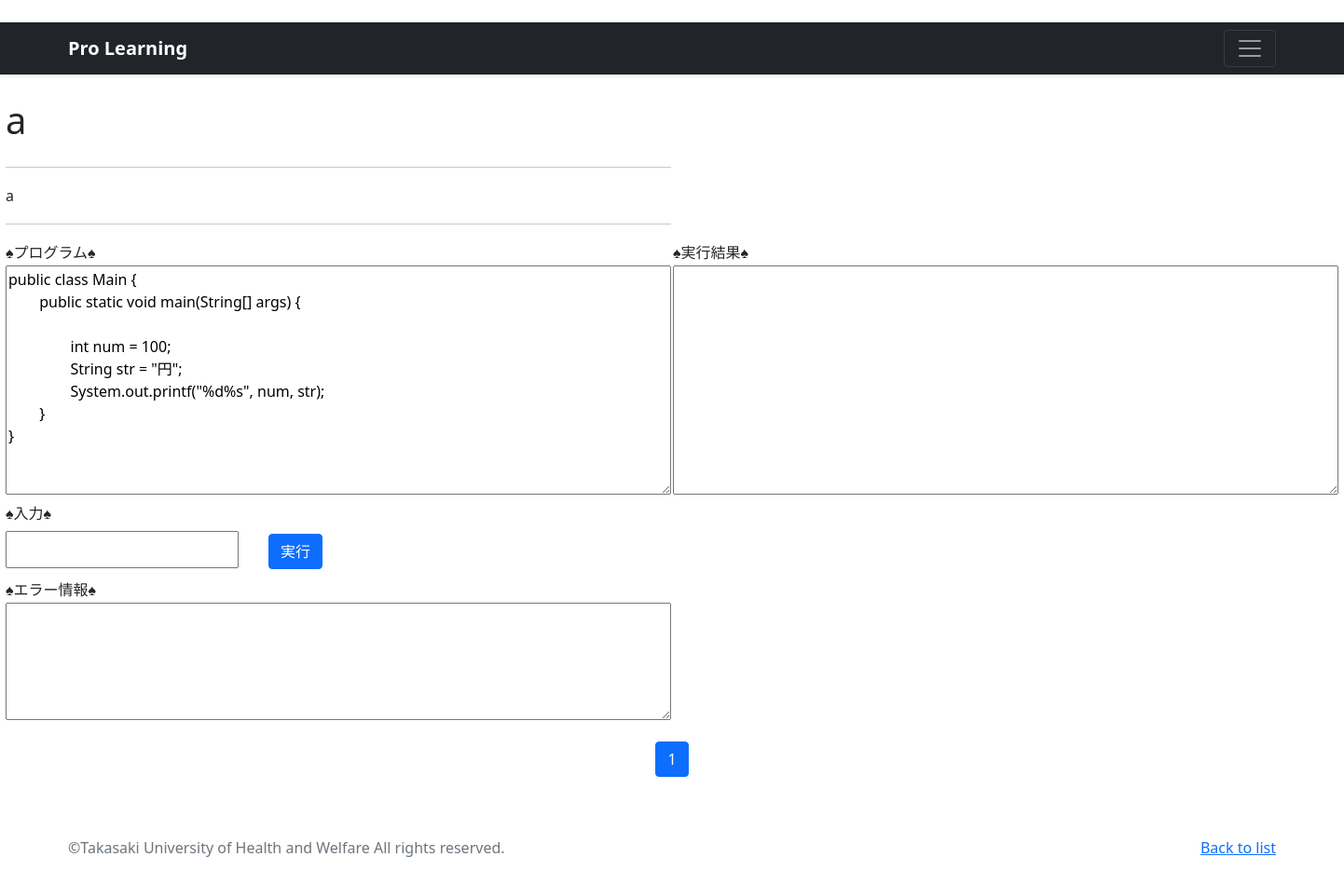
/java-program/1/ (signed in), run on an earlier commit of the app's database.
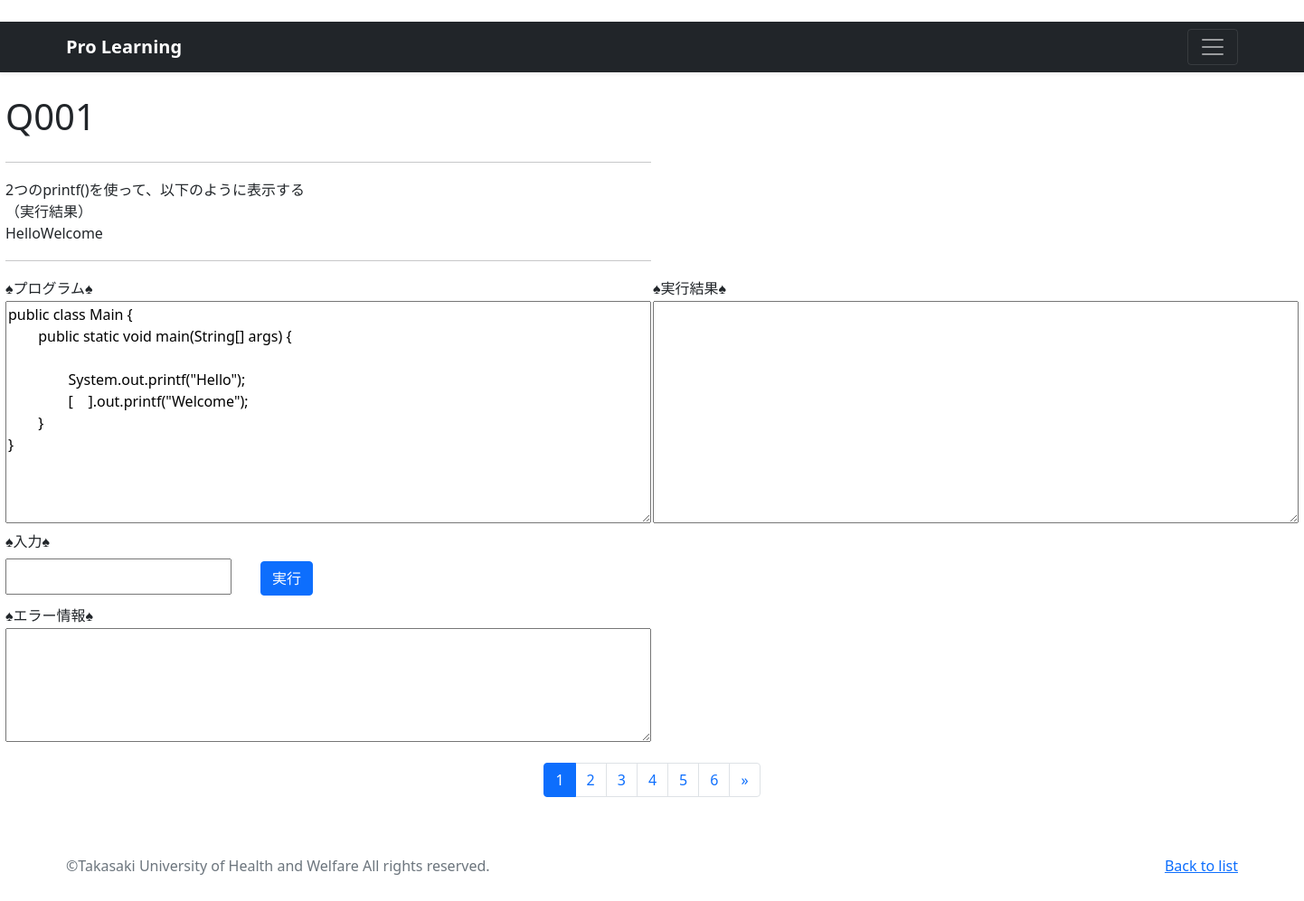
And on a later commit of the database.
### program/models.py (models this page shows, shortened)
class Java_Program(models.Model):
    title = models.CharField(
        verbose_name='タイトル', # フィールドのタイトル
        max_length=5        # 最大文字数は5
        )
    subtit = models.CharField(
        verbose_name='サブタイトル', # フィールドのタイトル
        max_length=30        # 最大文字数は30
        )
    content = models.TextField(
        verbose_name='問題文'   # フィールドのタイトル
        )
    code = models.TextField(
        verbose_name='プログラム' # フィールドのタイトル
        )

### program/views.py (the view)
def Java_detail(request, pk):
    records = Java_Program.objects.order_by('title')
    paginator = Paginator(records, 1)
    page_number  = request.GET.get('page', pk)
    pages = paginator.page(page_number)
    return render(
        request, 'Java_pro.html', {'orderby_records': pages})

### program/templates/Java_pro.html (shortened to what this page needs)
{% load static %}
<!doctype html>
<html lang="ja">
  <head>
    <link href="https://cdn.jsdelivr.net/npm/bootstrap@5.0.2/dist/css/bootstrap.min.css"
          rel="stylesheet"
>
    </head>
  <body>
    <header>
      <div class="navbar navbar-dark bg-dark shadow-sm">
        <div class="container">
          <a href="{% url 'base:index' %}"
             class="navbar-brand d-flex align-items-center">
            <strong>Pro Learning</strong>
          </a>
          <button class="navbar-toggler"
                  type="button"
                  data-bs-toggle="collapse"
                  data-bs-target="#navbarHeader"
                  aria-controls="navbarHeader"
                  aria-expanded="false"
                  aria-label="Toggle navigation">
            <span class="navbar-toggler-icon"></span>
          </button>
        </div>
      </div>
    </header>
    <main>
    {% for record in orderby_records %}
      <form class="f1" name="form1">
        <table>
            <tr><td><br><h1>{{record.title}}</h1></td></tr>
            <tr><td><hr></td></tr>
            <td>{{record.content|linebreaksbr}}</td>
            <tr>
             <tr><td><hr></td></tr>
             <td>&spades;プログラム&spades;</td>
             <td>&spades;実行結果&spades;</td>
            </tr>
            <tr>
             <td><textarea cols="75" rows="10" name="fmsrc" >{{record.code}}</textarea></td>
             <td><textarea cols="75" rows="10" name="fmout"></textarea></td>
            </tr>
            <tr><td>&spades;入力&spades;</td></tr>
            <tr><td><input size="40" type="text" style="width:250px; height:40px;" name="fminp">　　<input type="button" value="実行" onClick="postPaiza()" class="btn btn-primary my-2"></td></tr>
            <tr><td>&spades;エラー情報&spades;</td></tr>
            <tr><td><textarea cols="75" rows="5" name="fmerr"></textarea></td></tr>
        </table>
      </form>
      {% empty %}
      <p>the list is empty.</p>
      {% endfor %}
    </main>
    <p>{% include "pagination2.html" %}</p>
    <footer class="text-muted py-5">
      <div class="container">
        <p class="float-end mb-1">
          <a href="{% url 'program:C_list' %}">Back to list</a>
        </p>
        <p class="mb-1">
          ©Takasaki University of Health and Welfare All rights reserved.</p>
      </div>
    </footer>
  </body>
</html>

What changed in the data, as far as the page shows it:
changed Java_Program: title "a" → "Q001"; content "a" → "2つのprintf()を使って、以下のように表示する （実行結果） HelloWelcome"; fmsrc "public class Main { public static void main(String[] args) { int num = 100; String str = \"円\"; System.out.printf(\"%d%s\", num, str); } }" → "public class Main { public static void main(String[] args) { System.out.printf(\"Hello\"); [ ].out.printf(\"Welcome\"); } }"
Also different on the page:
new list line: "2"
new list line: "3"
new list line: "4"
new list line: "5"
new list line: "6"
